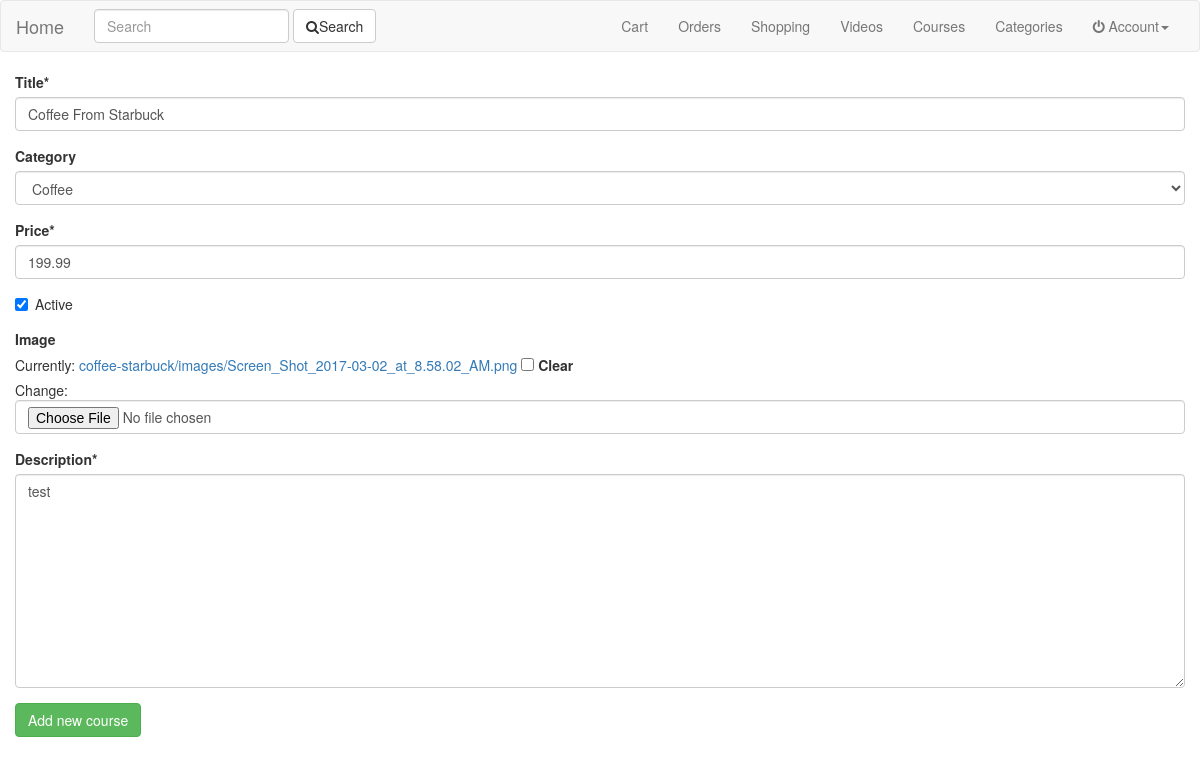
The app's page /courses/coffee-starbuck/update/ with its own data.
### courses/models.py (models this page shows, shortened)
class Course(models.Model):
	user 		= models.ForeignKey(settings.AUTH_USER_MODEL)
	title 		= models.CharField(max_length=120)
	slug 		= models.SlugField(blank=True)
	category 	= models.ForeignKey(Category, related_name="primary_category", null=True, blank=True)
	secondary 	= models.ManyToManyField(Category, related_name="secondary_category", blank=True)
	image 		= models.ImageField(
			upload_to=handle_upload,
			height_field='image_height',
			width_field='image_width',
			blank=True,null=True
		)
	image_height= models.IntegerField(blank=True,null=True)
	image_width	= models.IntegerField(blank=True,null=True)
	price		= models.DecimalField(decimal_places=2, max_digits=100)
	active 		= models.BooleanField(default=True)
	description = models.TextField()
	updated 	= models.DateTimeField(auto_now=True)
	timestamp 	= models.DateTimeField(auto_now_add=True)
	objects = CourseManager()

### categories/models.py (models this page shows, shortened)
class Category(models.Model):
	video 		= models.ForeignKey(Video, null=True, blank=True)
	title 		= models.CharField(max_length=120)
	slug 		= models.SlugField(blank=True)
	description = models.TextField()
	active 		= models.BooleanField(default=True)
	updated 	= models.DateTimeField(auto_now=True)
	timestamp 	= models.DateTimeField(auto_now_add=True)
	objects = CategoryManager()
	class Meta:
		verbose_name = "Category"
		verbose_name_plural = "Categories"
	def __str__(self):
		return str(self.title)

### courses/views.py (the view)
# urls.py: url(r'^(?P<slug>[\w-]+)/update/$', CourseUpdateView.as_view(), name="update"),
class CourseUpdateView(UpdateView):
	model = Course
	form_class = CourseForm

### courses/forms.py
class CourseForm(forms.ModelForm):
	class Meta:
		model = Course
		fields = [
			"title",
			"category",
			"price",
			"active",
			"image",
			"description",
		]

### courses/models.py (called while the page is built)
	def active(self):
		return self.filter(active=True)

	def get_queryset(self):
		return CourseQuerySet(self.model, using=self._db)

	def all(self):
		return self.get_queryset().all().active()

### search/templatetags/search_form.py (called while the page is built)
@register.inclusion_tag("search/snippets/search_form.html")
def search_form(request, navbar=False):
	return {"request": request, "navbar": navbar}

### courses/templates/courses/course_form.html (shortened to what this page needs)
{% extends 'base.html' %}
{% load crispy_forms_tags %}
{% block content %}
<form action="" method="POST">
	{{ form|crispy }}
	<button class="btn btn-success">Add new course</button>
</form>
{% endblock %}

### records on screen
Course: title "Coffee From Starbuck", category "Coffee", price "199.99", active "☑", description "test"
